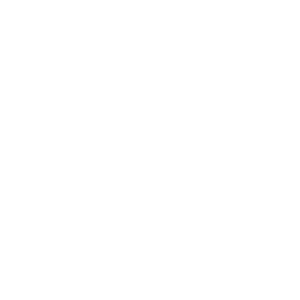
Frame 1 (no input)
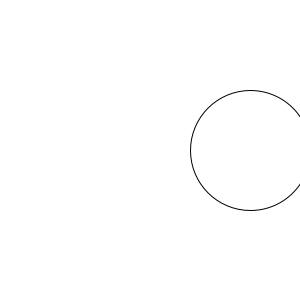
Frame 60 (the mouse pressed at the canvas centre just before this capture)
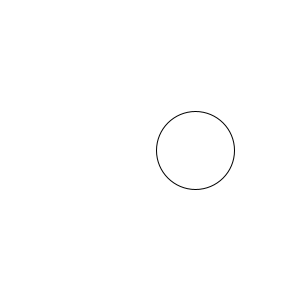
Frame 120 (the mouse held since frame 60 and released just before this capture)

The Processing sketch that drew these frames (run headless with seeded random() and noise(); from frame 60 on, the mouse is pressed at the canvas centre):

// Processing sketch: numero_quatrrerererererercircle_check
// ── numero_quatrrerererererercircle_check.pde

int s;  
int w;


void setup () {

 size(300,300);
 s = -50;
 w = 0;
}



void draw() {
  background(255);
   s = s + 5;
   w = w + 2;
 circle(s,150,w); 
  if (s>350){
    s = 0;
    w = 0;
  }
  
  
  
}
